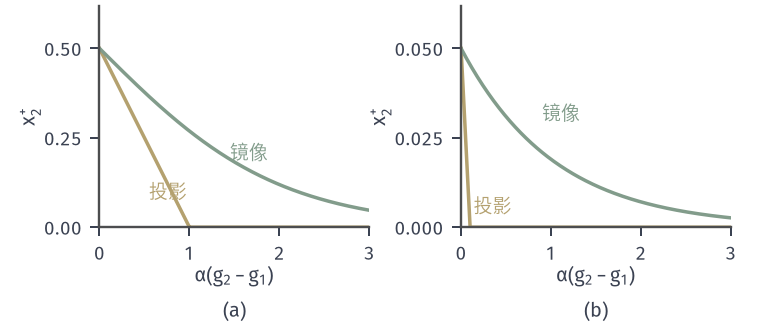

Recreate this plot in Python.
from pathlib import Path
import sys
sys.path.insert(0, str(Path(__file__).resolve().parents[1]/"feas-common"))
from feas_fig import *
HERE = Path(__file__).resolve().parent
fig, axs = figure(width_mm=108, height_mm=46, ncols=2)
S = np.linspace(0, 3, 300)
for ax, x2, ym, ytk in zip(axs, (.5, .05), (.62, .062), ([0, .25, .5], [0, .025, .05])):
    ax.plot(S, np.maximum(x2-S/2, 0)*(x2-S/2 < 1)+0, color=YELLOW, lw=1.4)
    e = x2*np.exp(-S); ax.plot(S, e/((1-x2)+e), color=GREEN, lw=1.4)
    setup(ax, (0, 3), (0, ym), [0, 1, 2, 3], ytk, xl='$\\alpha(g_2-g_1)$', yl='$x_2^{+}$')
axs[0].text(1.45, .19, '镜像', color=GREEN, fontsize=7.5); axs[0].text(.55, .08, '投影', color=YELLOW, fontsize=7.5)
axs[1].text(.9, .03, '镜像', color=GREEN, fontsize=7.5); axs[1].text(.14, .004, '投影', color=YELLOW, fontsize=7.5)
panels(fig, .1, .985, .98, .25, .34); tags(fig, axs)
save(fig, HERE, 'figure', {'x2': [.5, .05]})
